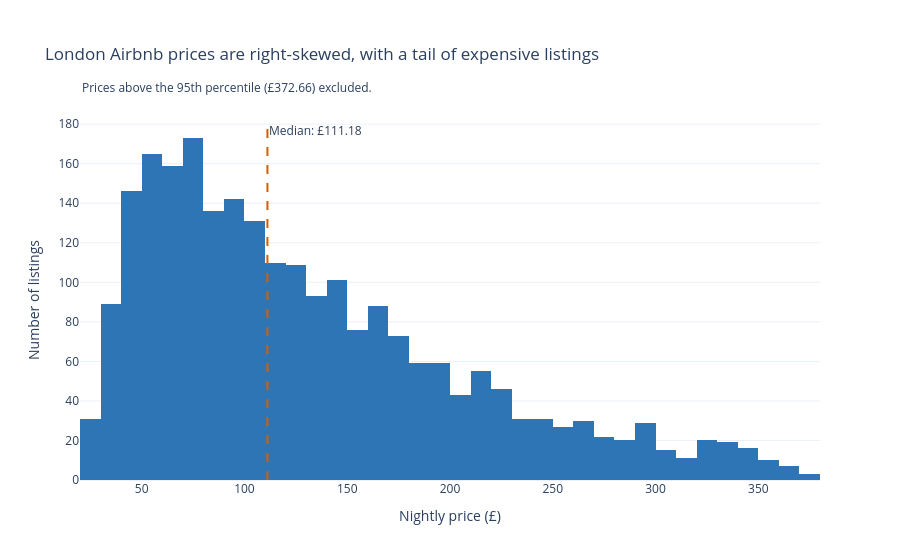

The notebook cell this image was saved under:
### Markdown cell above
---
## Class Exercise 💪 💻

**Checklist:**

- Cap extreme outliers and disclose it in annotation
- Add median/mean reference line on histograms
- Insight title that names the distribution shape
- Colour used meaningfully (one category = one colour)

### Code cell
# Exclude extreme prices above the 95th percentile.
p95 = df['price'].quantile(0.95)
df_cap = df[df['price'] <= p95].copy()
median_price = df_cap['price'].median()

fig = px.histogram(
    df_cap,
    x='price',
    nbins=50,
    title='London Airbnb prices are right-skewed, with a tail of expensive listings',
    labels={'price': 'Nightly price (£)'},
    color_discrete_sequence=['#2E75B6'],
    template='plotly_white'
)

fig.add_vline(
    x=median_price,
    line_dash='dash',
    line_color='#D55E00',
    annotation_text=f'Median: £{median_price:.2f}',
    annotation_position='top right'
)

fig.add_annotation(
    x=0, y=1.12,
    xref='paper', yref='paper',
    text=f'Prices above the 95th percentile (£{p95:.2f}) excluded.',
    showarrow=False,
    xanchor='left'
)

fig.update_layout(
    yaxis_title='Number of listings',
    margin=dict(t=120),
    showlegend=False
)

fig.show()

### Figure 1 — Plotly figure (JSON) as saved in the notebook; plotly's stock layout.template omitted (floating-point values rounded to 4 significant figures; data arrays with more than 128 entries replaced by an {"elided": "..."} marker saying what was removed)
{"data": [{"bingroup": "x", "hovertemplate": "Nightly price (£)=%{x}<br>count=%{y}<extra></extra>", "legendgroup": "", "marker": {"color": "#2E75B6", "pattern": {"shape": ""}}, "name": "", "nbinsx": 50, "orientation": "v", "showlegend": false, "type": "histogram", "x": {"elided": "2375 float values"}, "xaxis": "x", "yaxis": "y"}], "layout": {"annotations": [{"showarrow": false, "text": "Median: £111.18", "x": 111.2, "xanchor": "left", "xref": "x", "y": 1, "yanchor": "top", "yref": "y domain"}, {"showarrow": false, "text": "Prices above the 95th percentile (£372.66) excluded.", "x": 0, "xanchor": "left", "xref": "paper", "y": 1.12, "yref": "paper"}], "barmode": "relative", "legend": {"tracegroupgap": 0}, "margin": {"t": 120}, "shapes": [{"line": {"color": "#D55E00", "dash": "dash"}, "type": "line", "x0": 111.2, "x1": 111.2, "xref": "x", "y0": 0, "y1": 1, "yref": "y domain"}], "showlegend": false, "title": {"text": "London Airbnb prices are right-skewed, with a tail of expensive listings"}, "xaxis": {"anchor": "y", "domain": [0, 1], "title": {"text": "Nightly price (£)"}}, "yaxis": {"anchor": "x", "domain": [0, 1], "title": {"text": "Number of listings"}}}}
